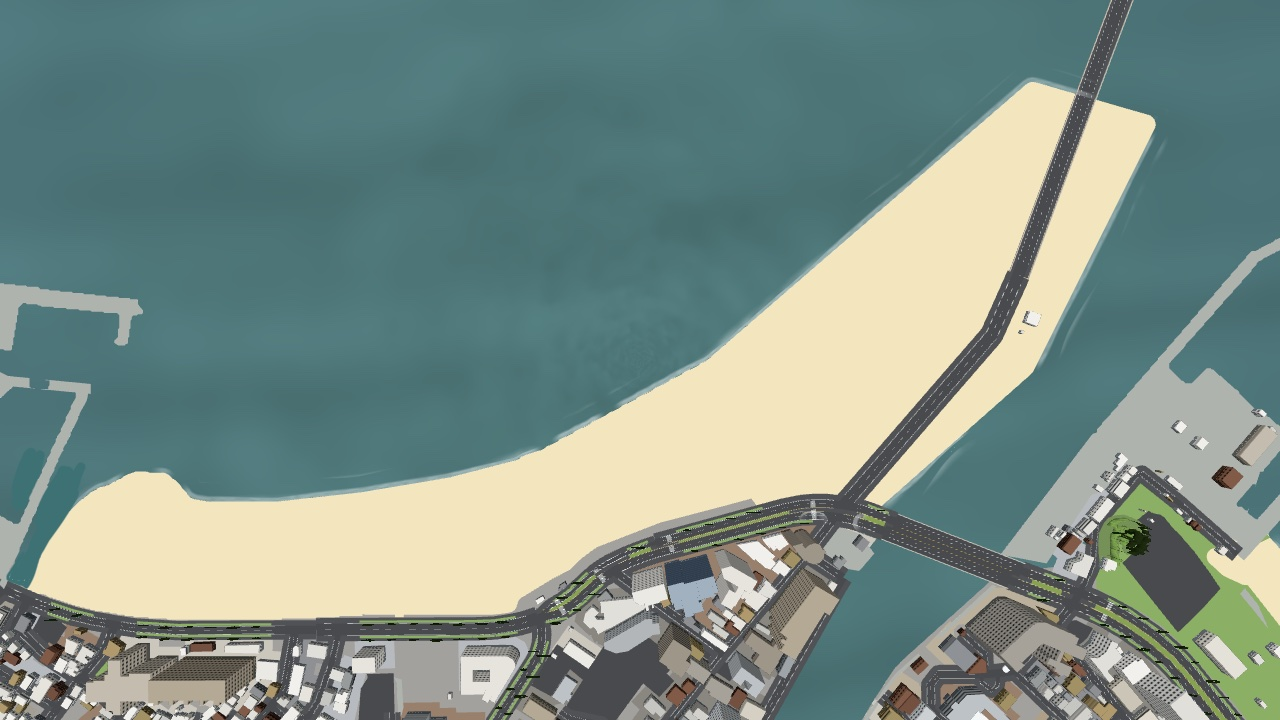
#> input picture tools/shonan/paint/top/eno_west_paint.jpg, 1280 x 720 px
$ python edit_eno_west.py paint/top/eno_west_paint.jpg
#> lines starting #> are read from the running program, lines starting #| are printed output that depends on the picture
"""江の島対岸の西端(港の防波堤と砂浜の間): 指示画像のとおりに 海/コンクリート/砂浜 を置き換える。
防波堤の四角い出っ張りを消し、防波堤と砂浜の間の水路を海へ開け、砂浜の縁をなめらかに。
画像: 真上から(カメラ 6380,500,440)の 1280x720 描画。画素→世界: x = 6893.2 - 0.8018*px, z = 424.06 - 0.8018*(py-380)
"""
import sys, json
from pathlib import Path
import numpy as np, cv2
from PIL import Image
from shapely.geometry import Polygon, box
from shapely.ops import unary_union
sys.path.insert(0, str(Path(__file__).parent))
from edit_batch2 import Map, FILE

IMG = sys.argv[1]
K = 0.8018
def world(px, py): return (6893.2 - K * px, 424.06 - K * (py - 380))
a = np.asarray(Image.open(IMG).convert('RGB')).astype(int)
X0, X1, Y0, Y1 = 0, 210, 370, 600            # 指示のある範囲(道路より上)
sub = a[Y0:Y1, X0:X1]
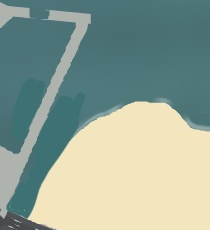
#> sub: shape (230, 210, 3) int64; mean R, G, B 145.5, 162.9, 149.7
pal = {'sea': (75, 120, 118), 'piers': (178, 180, 176), 'beaches': (246, 230, 188)}
dist = {k: np.abs(sub - np.array(v)).sum(2) for k, v in pal.items()}
#> dist = 3 items
best = np.argmin(np.stack(list(dist.values())), 0); kinds = list(pal)
#> after `best = np.argmin(np.stack(list(dist.values())), 0)`:
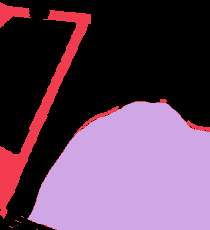
#> best: shape (230, 210) int64; 3 distinct labels, from 0 to 2; one colour per label, 0 black
#> (the run stopped early here; a loop or call above may not have finished)

$ run again, on tools/shonan/paint/top/boats46_render.png
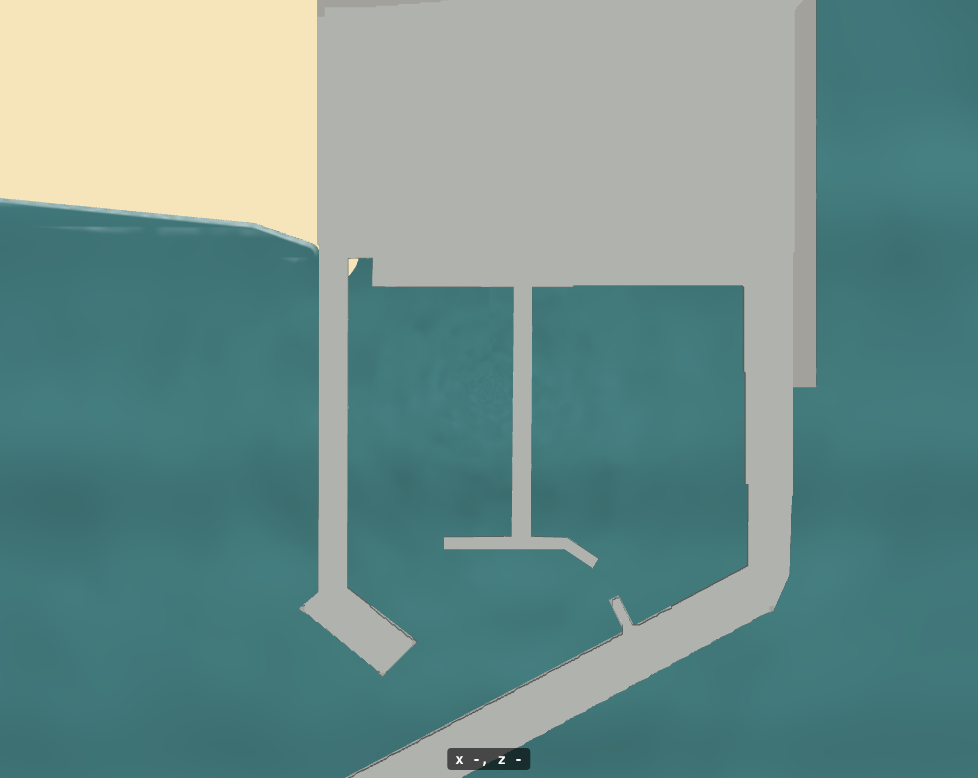
#> input picture tools/shonan/paint/top/boats46_render.png, 978 x 778 px
#> `sub = a[Y0:Y1, X0:X1]`:
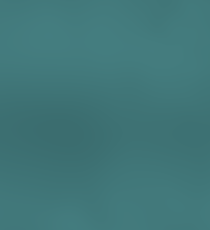
#> sub: shape (230, 210, 3) int64; mean R, G, B 64.4, 118.5, 120.6
#> dist = 3 items
#> best: shape (230, 210) int64; every value is 0
